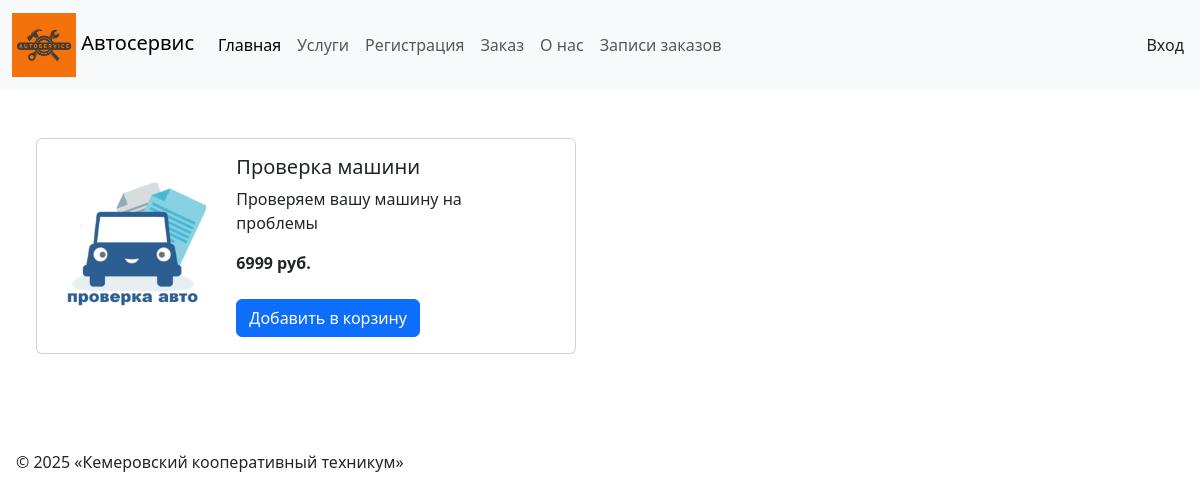
/products/1, run on the app's committed database.
### tables this page shows
CREATE TABLE `products` (
  `id` int(11) NOT NULL,
  `name` varchar(120) NOT NULL,
  `description` text DEFAULT NULL,
  `image` varchar(120) DEFAULT NULL,
  `price` float NOT NULL,
  `created` datetime DEFAULT current_timestamp(),
  `updated` datetime DEFAULT current_timestamp() ON UPDATE current_timestamp()
);

### src/Controllers/ProductController.php (called while the page is built, shortened)
<?php
class ProductController {
    public function get(?int $id): string {
        if (Config::STORAGE_TYPE == Config::TYPE_DB) {
            $serviceStorage = new ProductDBStorage();
            $model = new Product($serviceStorage, Config::TABLE_PRODUCTS);
        }
        $data = $model->loadData();
        if (($id) && ($id <= count($data))) {
            $record= $data[$id-1];
            return ProductTemplate::getCardTemplate($record);
        } else
            return ProductTemplate::getCardTemplate(null);
    }
}

### src/Router/Router.php (called while the page is built, shortened)
<?php
class Router {
    public function route(string $url): string {
        $path = parse_url($url, PHP_URL_PATH);
        return $this->handleLegacyRoute($path);
    }
    private function handleLegacyRoute(string $path): string {
        $pieces = explode("/", $path);
        $resource = $pieces[2] ?? null;
        switch ($resource) {
            case "products":
                $id = $pieces[3] ?? null;
                return (new ProductController())->get($id);
        }
    }
}

### src/Services/DBStorage.php (called while the page is built, shortened)
<?php
class DBStorage
{
    public function __construct() {
        $this->connection = new PDO(
            Config::MYSQL_DNS,
            Config::MYSQL_USER,
            Config::MYSQL_PASSWORD
        );
    }
}

### src/Services/ProductDBStorage.php (called while the page is built, shortened)
<?php
class ProductDBStorage extends DBStorage implements ILoadStorage
{
    public function loadData($nameFile): ?array
    {
        $sql = "SELECT `id`, `name`, `description`, `image`, `price`
                  FROM products";
        $result = $this->connection->query($sql, PDO::FETCH_ASSOC);
        $rows = $result->fetchAll();
        return $rows;
    }
}

### src/Models/Product.php (called while the page is built, shortened)
<?php
class Product {
    private ILoadStorage $dataStorage;
    private string $nameResource;
    public function __construct(ILoadStorage $service, string $name) {
        $this->dataStorage = $service;
        $this->nameResource = $name;
    }
    public function loadData(): ?array {
        return $this->dataStorage->loadData($this->nameResource);
    }
}

### src/Views/ProductTemplate.php (the view, shortened to what this page needs)
<?php
class ProductTemplate extends BaseTemplate {
    public static function getCardTemplate(?array $data) {
        $template = parent::getTemplate();
        if ($data) {
            $title = htmlspecialchars($data['name'], ENT_QUOTES, 'UTF-8');
            $content = <<<HTML
            <main class="row p-5">
                <div class="card mb-3" style="max-width: 540px;">
                    <div class="row g-0">
                        <div class="col-md-4 mt-3">
                            <img src="{$data['image']}" class="img-fluid rounded-start" alt="Изображение товара">
                        </div>
                        <div class="col-md-8">
                            <div class="card-body">
                                <h5 class="card-title">{$title}</h5>
                                <p class="card-text">{$data['description']}</p>
                                <p class="card-text"><strong class="text-body-primary">{$data['price']} руб.</strong></p>
                                <form class="mt-4" action="/avtoservis/basket" method="POST">
                                    <input type="hidden" name="id" value="{$data['id']}">
                                    <button type="submit" class="btn btn-primary">Добавить в корзину</button>
                                </form>
                            </div>
                        </div>
                    </div>
                </div>
            </main>
            HTML;
        }
        $resultTemplate = sprintf($template, $title, $content);
        return $resultTemplate;
    }
}

### data on the page
products: image (picture), name "Проверка машини", description "Проверяем вашу машину на проблемы", price "6999"
